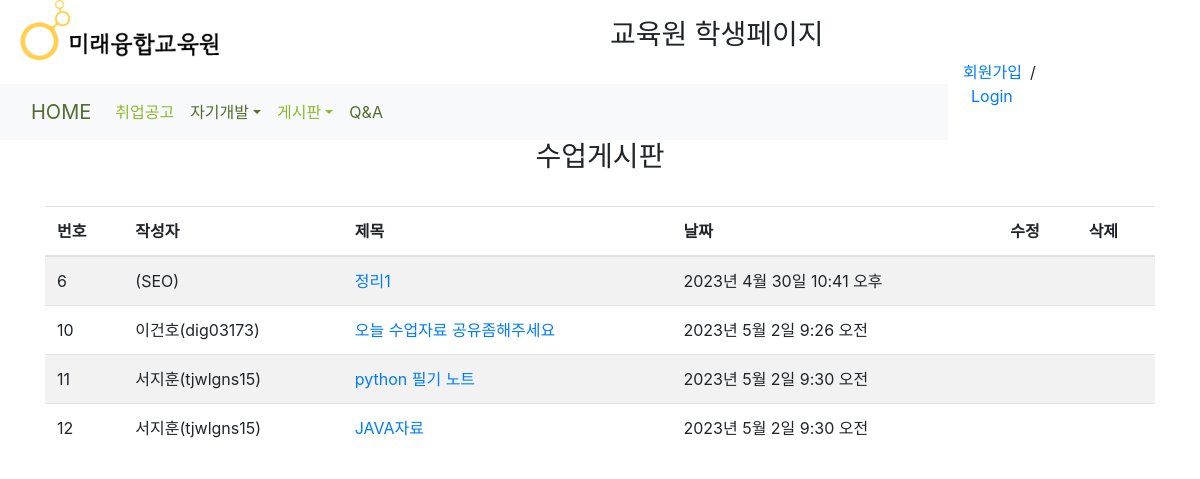
Screenshot of /study_board/ with the database file from the repository.
### study_board/models.py (models this page shows, shortened)
class Study_Board(models.Model):
    title = models.CharField(max_length=40, null=True)
    content = models.TextField()
    user = models.ForeignKey(User, on_delete=models.CASCADE,null=True)
    date = models.DateTimeField(default=now)

### study_board/views.py (the view)
# urls.py: path('',views.Study_BoardList.as_view(), name='study_board'),
class Study_BoardList(ListView):
    model = Study_Board

### study_board/templates/study_board/study_board_list.html (shortened to what this page needs)
{% extends "base.html" %}
{% load static %}
{% block explain_contents %}
<div class="container">
    <h3>수업게시판</h3><br>
    <table class="table table-striped">
        <thead>
        <tr>
            <th>번호</th><th>작성자</th><th>제목</th>
            <th>날짜</th><th>수정</th><th>삭제</th>
        </tr>
        </thead>
        <tbody>
            {% for study_board in object_list %}
            <tr>
              <td>{{ study_board.id }}</td>
              <td>{{ study_board.user.first_name }}({{ study_board.user}})</td>
              <td><a href="{% url 'study_board:study_board_detail' study_board.id %}">{{ study_board.title }}</a></td>
                <td>{{ study_board.date }}</td>
                {% if study_board.user == user or user.is_superuser %}
                <td><a href="{% url 'study_board:study_board_edit' study_board.id %}">수정</a></td>
                <td><a href="{% url 'study_board:study_board_delete' study_board.id %}">삭제</a></td>
                {% else %}
                <td></td><td></td>
                {% endif %}
            </tr>
        {% endfor %}
        </tbody>
    </table>
</div>
{% endblock explain_contents %}

### rows the page displays
Study_Board: id "6", user "SEO", title "정리1", date "2023년 4월 30일 10:41 오후"
Study_Board: id "10", user.first_name "이건호", user "dig03173", title "오늘 수업자료 공유좀해주세요", date "2023년 5월 2일 9:26 오전"
Study_Board: id "11", user.first_name "서지훈", user "tjwlgns15", title "python 필기 노트", date "2023년 5월 2일 9:30 오전"
Study_Board: id "12", user.first_name "서지훈", user "tjwlgns15", title "JAVA자료", date "2023년 5월 2일 9:30 오전"
